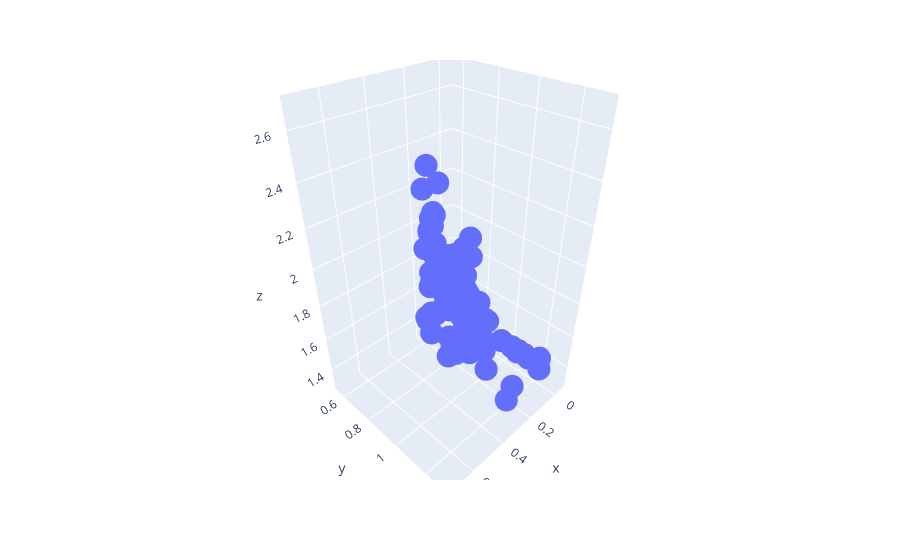

The cell this chart's notebook holds for it:
### Code cell
import plotly.express as px
# df = px.data.iris()
# fig = px.scatter_3d(x=ds[:,0], y=ds[:,1], z=ds[:,2])
fig = px.scatter_3d(x=smpls[:, 0], y=smpls[:, 1], z=smpls[:, 2])
fig.show()
fig.write_html("./file.html")
